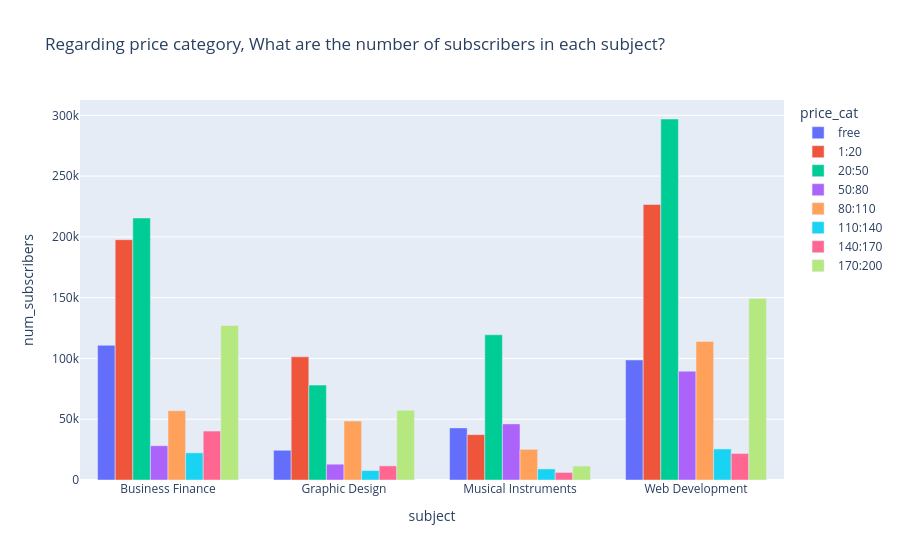

Source (notebook cell):
### Code cell
px.bar(
    data_frame=df.groupby(['subject','price_cat'])['num_subscribers'].sum().reset_index(),
    x='subject',
    y='num_subscribers',
    color='price_cat',
    barmode='group',
    title='Regarding price category, What are the number of subscribers in each subject?'
)

### Figure 1 — Plotly figure (JSON) as saved in the notebook; plotly's stock layout.template omitted (floating-point values rounded to 4 significant figures)
{"data": [{"alignmentgroup": "True", "hovertemplate": "price_cat=free<br>subject=%{x}<br>num_subscribers=%{y}<extra></extra>", "legendgroup": "free", "marker": {"color": "#636efa", "pattern": {"shape": ""}}, "name": "free", "offsetgroup": "free", "orientation": "v", "showlegend": true, "textposition": "auto", "type": "bar", "x": ["Business Finance", "Graphic Design", "Musical Instruments", "Web Development"], "xaxis": "x", "y": [110815, 24468, 42875, 98766], "yaxis": "y"}, {"alignmentgroup": "True", "hovertemplate": "price_cat=1:20<br>subject=%{x}<br>num_subscribers=%{y}<extra></extra>", "legendgroup": "1:20", "marker": {"color": "#EF553B", "pattern": {"shape": ""}}, "name": "1:20", "offsetgroup": "1:20", "orientation": "v", "showlegend": true, "textposition": "auto", "type": "bar", "x": ["Business Finance", "Graphic Design", "Musical Instruments", "Web Development"], "xaxis": "x", "y": [197691, 101323, 37313, 226679], "yaxis": "y"}, {"alignmentgroup": "True", "hovertemplate": "price_cat=20:50<br>subject=%{x}<br>num_subscribers=%{y}<extra></extra>", "legendgroup": "20:50", "marker": {"color": "#00cc96", "pattern": {"shape": ""}}, "name": "20:50", "offsetgroup": "20:50", "orientation": "v", "showlegend": true, "textposition": "auto", "type": "bar", "x": ["Business Finance", "Graphic Design", "Musical Instruments", "Web Development"], "xaxis": "x", "y": [215532, 78057, 119457, 296970], "yaxis": "y"}, {"alignmentgroup": "True", "hovertemplate": "price_cat=50:80<br>subject=%{x}<br>num_subscribers=%{y}<extra></extra>", "legendgroup": "50:80", "marker": {"color": "#ab63fa", "pattern": {"shape": ""}}, "name": "50:80", "offsetgroup": "50:80", "orientation": "v", "showlegend": true, "textposition": "auto", "type": "bar", "x": ["Business Finance", "Graphic Design", "Musical Instruments", "Web Development"], "xaxis": "x", "y": [28192, 12994, 46168, 89509], "yaxis": "y"}, {"alignmentgroup": "True", "hovertemplate": "price_cat=80:110<br>subject=%{x}<br>num_subscribers=%{y}<extra></extra>", "legendgroup": "80:110", "marker": {"color": "#FFA15A", "pattern": {"shape": ""}}, "name": "80:110", "offsetgroup": "80:110", "orientation": "v", "showlegend": true, "textposition": "auto", "type": "bar", "x": ["Business Finance", "Graphic Design", "Musical Instruments", "Web Development"], "xaxis": "x", "y": [56942, 48509, 25240, 113923], "yaxis": "y"}, {"alignmentgroup": "True", "hovertemplate": "price_cat=110:140<br>subject=%{x}<br>num_subscribers=%{y}<extra></extra>", "legendgroup": "110:140", "marker": {"color": "#19d3f3", "pattern": {"shape": ""}}, "name": "110:140", "offsetgroup": "110:140", "orientation": "v", "showlegend": true, "textposition": "auto", "type": "bar", "x": ["Business Finance", "Graphic Design", "Musical Instruments", "Web Development"], "xaxis": "x", "y": [22348, 7802, 9124, 25555], "yaxis": "y"}, {"alignmentgroup": "True", "hovertemplate": "price_cat=140:170<br>subject=%{x}<br>num_subscribers=%{y}<extra></extra>", "legendgroup": "140:170", "marker": {"color": "#FF6692", "pattern": {"shape": ""}}, "name": "140:170", "offsetgroup": "140:170", "orientation": "v", "showlegend": true, "textposition": "auto", "type": "bar", "x": ["Business Finance", "Graphic Design", "Musical Instruments", "Web Development"], "xaxis": "x", "y": [40267, 11616, 6241, 21841], "yaxis": "y"}, {"alignmentgroup": "True", "hovertemplate": "price_cat=170:200<br>subject=%{x}<br>num_subscribers=%{y}<extra></extra>", "legendgroup": "170:200", "marker": {"color": "#B6E880", "pattern": {"shape": ""}}, "name": "170:200", "offsetgroup": "170:200", "orientation": "v", "showlegend": true, "textposition": "auto", "type": "bar", "x": ["Business Finance", "Graphic Design", "Musical Instruments", "Web Development"], "xaxis": "x", "y": [127167, 57350, 11474, 149222], "yaxis": "y"}], "layout": {"barmode": "group", "legend": {"title": {"text": "price_cat"}, "tracegroupgap": 0}, "title": {"text": "Regarding price category, What are the number of subscribers in each subject?"}, "xaxis": {"anchor": "y", "domain": [0, 1], "title": {"text": "subject"}}, "yaxis": {"anchor": "x", "domain": [0, 1], "title": {"text": "num_subscribers"}}}}
